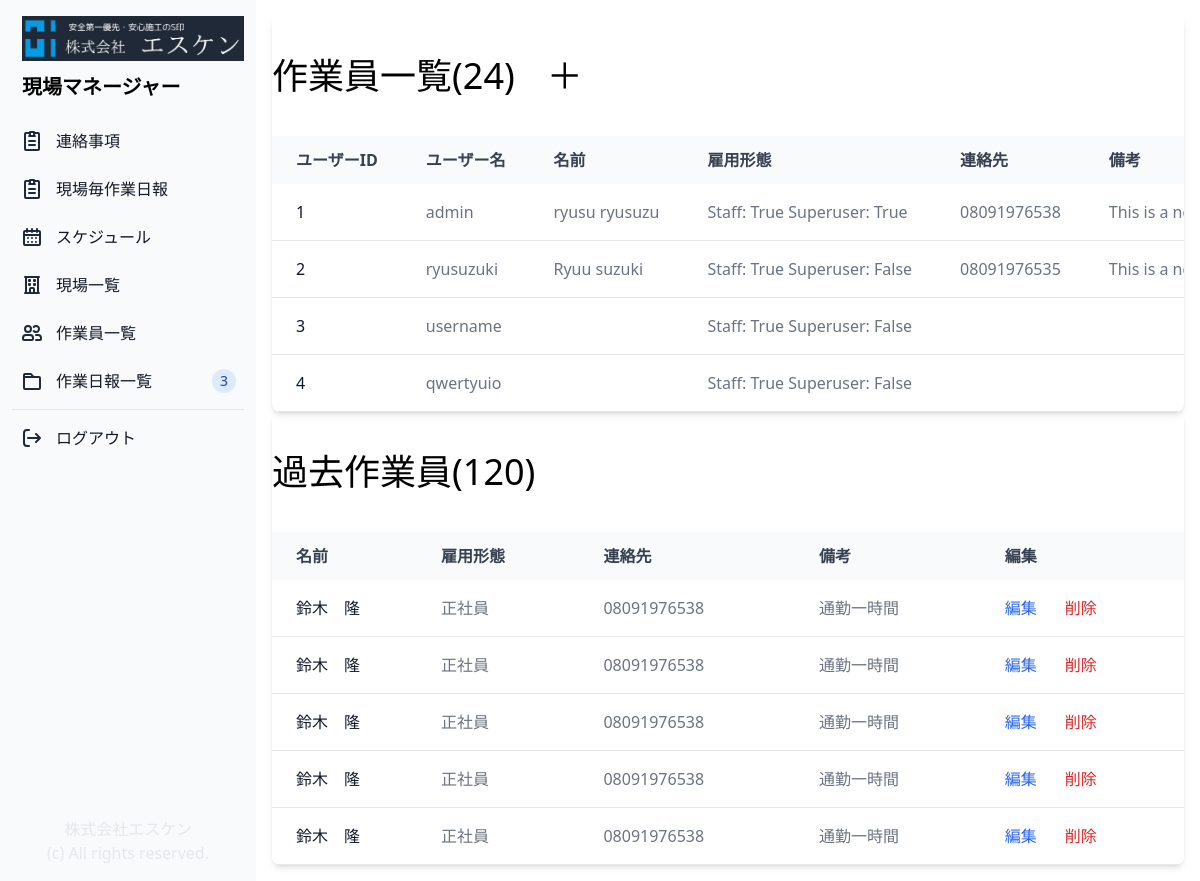
/user_list/ (signed in), run on an earlier commit of the app's database.
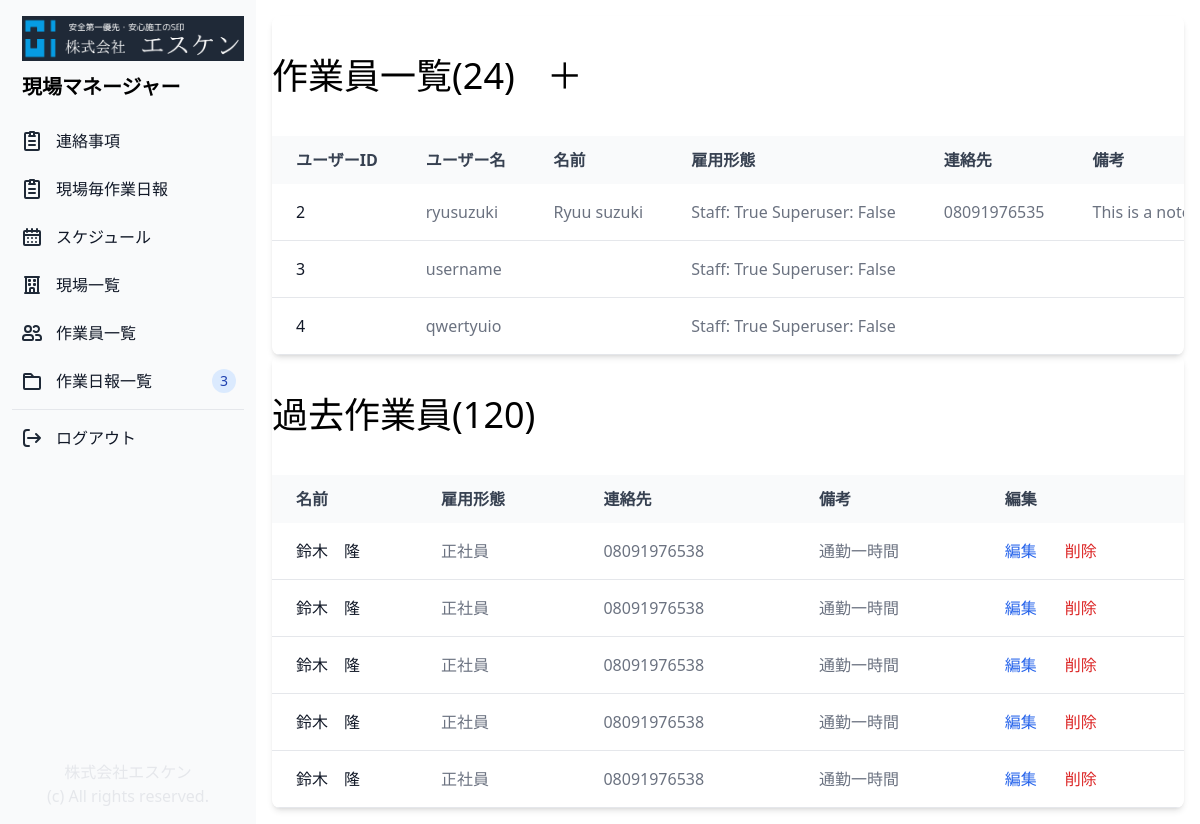
And on a later commit of the database.
### genba/models.py (models this page shows, shortened)
class Profile(models.Model):
    user = models.OneToOneField(User, on_delete=models.CASCADE)
    first_name = models.CharField(max_length=20, blank=True)
    last_name = models.CharField(max_length=20, blank=True)
    phone = models.CharField(max_length=20, blank=True)
    email = models.EmailField(max_length=20, blank=True)
    password = models.CharField(max_length=20, blank=True)
    note = models.CharField(max_length=500, blank=True)
    is_staff = models.BooleanField(default=True)
    is_superuser = models.BooleanField(default=False)
    is_active = models.BooleanField(default=True)
    created_at = models.DateTimeField(auto_now_add=True)
    updated_at = models.DateTimeField(auto_now=True)

### genba/views.py (the view)
# urls.py: path('user_list/', views.user_list, name="user_list"),
@login_required(login_url='/login_user/')
def user_list(request):
    profiles = Profile.objects.all()
    return render(request, "user_list.html", { "profiles": profiles })

### genba/templates/user_list.html (shortened to what this page needs)
{% extends "base.html" %}
{% block content %}
<div class="p-4 sm:ml-64">
    <div class="relative overflow-x-auto shadow-md sm:rounded-lg">
        <div class="px-auto">
            <h1 class="text-4xl py-10">作業員一覧(24)<a class="pl-8" href="{% url 'add_user' %}">＋</a></h1>
        </div>
        <table class="w-full text-normal text-left rtl:text-right text-gray-500 dark:text-gray-400">
            <thead
                class="text-normal text-gray-700 uppercase bg-gray-50 whitespace-nowrap dark:bg-gray-700 dark:text-gray-400">
                <tr>
                    <th scope="col" class="px-6 py-3">
                        ユーザーID
                    </th>
                    <th scope="col" class="px-6 py-3">
                        ユーザー名
                    </th>
                    <th scope="col" class="px-6 py-3">
                        名前
                    </th>
                    <th scope="col" class="px-6 py-3">
                        雇用形態
                    </th>
                    <th scope="col" class="px-6 py-3">
                        連絡先
                    </th>
                    <th scope="col" class="px-6 py-3">
                        備考
                    </th>
                </tr>
            </thead>
            <tbody>
                {% for profile in profiles %}
                <tr class="border-b">
                    <th scope="row" class="pl-6 pr-3 py-4 font-medium whitespace-nowrap text-gray-900">
                        <a href="#">
                            {{ profile.id }}
                        </a>
                    </th>
                    <td class="px-6 py-4 whitespace-nowrap">
                        {{ profile.user }}
                    </td>
                    <td class="px-6 py-4 whitespace-nowrap">
                        {{ profile.first_name }} {{ profile.last_name }}
                    </td>
                    <td class="px-6 py-4 whitespace-nowrap">
                        Staff: {{ profile.is_staff }} Superuser: {{ profile.is_superuser }}
                    </td>
                    <td class="px-6 py-4 whitespace-nowrap">
                        {{ profile.phone }}
                    </td>
                    <td class="px-6 py-4 whitespace-nowrap">
                        {{ profile.note }}
                    </td>
                </tr>
                {% endfor %}
            </tbody>
        </table>
    </div>
    <div class="relative overflow-x-auto shadow-md sm:rounded-lg">
        <div class="px-auto">
            <h1 class="text-4xl py-10">過去作業員(120)</h1>
        </div>
        <table class="w-full text-normal text-left rtl:text-right text-gray-500 dark:text-gray-400">
            <thead
                class="text-normal text-gray-700 uppercase bg-gray-50 whitespace-nowrap dark:bg-gray-700 dark:text-gray-400">
                <tr>
                    <th scope="col" class="px-6 py-3">
                        名前
                    </th>
                    <th scope="col" class="px-6 py-3">
                        雇用形態
                    </th>
                    <th scope="col" class="px-6 py-3">
                        連絡先
                    </th>
                    <th scope="col" class="px-6 py-3">
                        備考
                    </th>
                    <th scope="col" class="px-6 py-3">
                        編集
                    </th>
                </tr>
            </thead>
            <tbody>
                <tr class="border-b">
                    <th scope="row" class="pl-6 pr-3 py-4 font-medium whitespace-nowrap text-gray-900">
                        鈴木　隆
                    </th>
                    <td class="px-6 py-4 whitespace-nowrap">
                        正社員
                    </td>
                    <td class="px-6 py-4 whitespace-nowrap">
                        08091976538
                    </td>
                    <td class="px-6 py-4 whitespace-nowrap">
                        通勤一時間
                    </td>
                    <td class="px-6 py-4 whitespace-nowrap">
                        <a href="#" class="font-medium text-blue-600 hover:underline">編集</a>
                        <a href="#" class="px-0 pl-6 font-medium text-red-600 hover:underline">削除</a>
                    </td>
                </tr>
                <tr class="border-b">
                    <th scope="row" class="pl-6 pr-3 py-4 font-medium whitespace-nowrap text-gray-900">
                        <a href="#">
                            鈴木　隆
                        </a>
                    </th>
                    <td class="px-6 py-4 whitespace-nowrap">
                        正社員
                    </td>
                    <td class="px-6 py-4 whitespace-nowrap">
                        08091976538
                    </td>
                    <td class="px-6 py-4 whitespace-nowrap">
                        通勤一時間
                    </td>
                    <td class="px-6 py-4 whitespace-nowrap">
                        <a href="#" class="font-medium text-blue-600 hover:underline">編集</a>
                        <a href="#" class="px-0 pl-6 font-medium text-red-600 hover:underline">削除</a>
                    </td>
                </tr>
                <tr class="border-b">
                    <th scope="row" class="pl-6 pr-3 py-4 font-medium whitespace-nowrap text-gray-900">
                        <a href="#">
                            鈴木　隆
                        </a>
                    </th>
                    <td class="px-6 py-4 whitespace-nowrap">
                        正社員
                    </td>
                    <td class="px-6 py-4 whitespace-nowrap">
                        08091976538
                    </td>
                    <td class="px-6 py-4 whitespace-nowrap">
                        通勤一時間
                    </td>
                    <td class="px-6 py-4 whitespace-nowrap">
                        <a href="#" class="font-medium text-blue-600 hover:underline">編集</a>
                        <a href="#" class="px-0 pl-6 font-medium text-red-600 hover:underline">削除</a>
                    </td>
                </tr>
                <tr class="border-b">
                    <th scope="row" class="pl-6 pr-3 py-4 font-medium whitespace-nowrap text-gray-900">
                        <a href="#">
                            鈴木　隆
                        </a>
                    </th>
                    <td class="px-6 py-4 whitespace-nowrap">
                        正社員
                    </td>
                    <td class="px-6 py-4 whitespace-nowrap">
                        08091976538
                    </td>
                    <td class="px-6 py-4 whitespace-nowrap">
                        通勤一時間
                    </td>
                    <td class="px-6 py-4 whitespace-nowrap">
                        <a href="#" class="font-medium text-blue-600 hover:underline">編集</a>
                        <a href="#" class="px-0 pl-6 font-medium text-red-600 hover:underline">削除</a>
                    </td>
                </tr>
                <tr class="border-b">
                    <th scope="row" class="pl-6 pr-3 py-4 font-medium whitespace-nowrap text-gray-900">
                        <a href="#">
                            鈴木　隆
                        </a>
                    </th>
                    <td class="px-6 py-4 whitespace-nowrap">
                        正社員
                    </td>
                    <td class="px-6 py-4 whitespace-nowrap">
                        08091976538
                    </td>
                    <td class="px-6 py-4 whitespace-nowrap">
                        通勤一時間
                    </td>
                    <td class="px-6 py-4 whitespace-nowrap">
                        <a href="#" class="font-medium text-blue-600 hover:underline">編集</a>
                        <a href="#" class="px-0 pl-6 font-medium text-red-600 hover:underline">削除</a>
                    </td>
                </tr>
            </tbody>
        </table>
    </div>
</div>
{% endblock content %}

### genba/templates/base.html (shortened to what this page needs)
{% load static %}
<!doctype html>
<html lang="en">
<head>
    <script src="https://cdn.tailwindcss.com"></script>
</head>
<body>
    {% include 'assets/sidebar.html' %}
    {% block content %}
    {% endblock content %}
</body>
</html>

### genba/templates/assets/sidebar.html (shortened to what this page needs)
{% load static %}
<aside id="sidebar"
    class="fixed top-0 left-0 z-40 w-64 h-screen transition-transform -translate-x-full sm:translate-x-0"
    aria-label="Sidebar">
    <div class="h-full px-3 py-4 bg-gray-50 dark:bg-gray-800">
        <div class="flex flex-col h-full justify-content-end">
            <a href=" {% url 'home' %}" class="flex items-center ps-2.5 mb-5">
                <span class="self-center font-semibold dark:text-white">
                    <img src="../static/images/esken_logo.png" class="mb-3" />
                    <p class="text-xl">
                        現場マネージャー
                    </p>
                </span>
            </a>
            <ul class="space-y-2 font-medium">
                <li>
                    <a href="{% url 'home' %}"
                        class="flex items-center p-2 text-gray-900 rounded-lg dark:text-white hover:bg-gray-100 dark:hover:bg-gray-700 group">
                        <span class="ms-3">連絡事項</span>
                    </a>
                </li>
                <li>
                    <a href="{% url 'add_report' %}"
                        class="flex items-center p-2 text-gray-900 rounded-lg dark:text-white hover:bg-gray-100 dark:hover:bg-gray-700 group">
                        <span class="ms-3">現場毎作業日報</span>
                    </a>
                </li>
                <li>
                    <a href="{% url 'schedule' %}"
                        class="flex items-center p-2 text-gray-900 rounded-lg dark:text-white hover:bg-gray-100 dark:hover:bg-gray-700 group">
                        <span class="flex-1 ms-3 whitespace-nowrap">スケジュール</span>
                    </a>
                </li>
                <li>
                    <a href="{% url 'genba_list' %}"
                        class="flex items-center p-2 text-gray-900 rounded-lg dark:text-white hover:bg-gray-100 dark:hover:bg-gray-700 group">
                        <span class="flex-1 ms-3 whitespace-nowrap">現場一覧</span>
                    </a>
                </li>
                <li>
                    <a href="{% url 'user_list' %}"
                        class="flex items-center p-2 text-gray-900 rounded-lg dark:text-white hover:bg-gray-100 dark:hover:bg-gray-700 group">
                        <span class="flex-1 ms-3 whitespace-nowrap">作業員一覧</span>
                    </a>
                </li>
                <li>
                    <a href="{% url 'report_list' %}"
                        class="flex items-center p-2 text-gray-900 rounded-lg dark:text-white hover:bg-gray-100 dark:hover:bg-gray-700 group">
                        <span class="flex-1 ms-3 whitespace-nowrap">作業日報一覧
                        </span>
                        <span
                            class="inline-flex items-center justify-center w-3 h-3 p-3 ms-3 text-sm font-medium text-blue-800 bg-blue-100 rounded-full dark:bg-blue-900 dark:text-blue-300">3</span>
                    </a>
                </li>
                <hr />
                <li>
                    <a href="{% url 'logout_user' %}"
                        class="flex items-center p-2 text-gray-900 rounded-lg dark:text-white hover:bg-gray-100 dark:hover:bg-gray-700 group">
                        <span class="flex-1 ms-3 whitespace-nowrap">ログアウト</span>
                    </a>
                </li>
            </ul>
        </div>
        <p class="absolute bottom-10 right-0 left-0 text-center text-gray-200">株式会社エスケン</p>
        <p class="absolute bottom-4 right-0 left-0 text-center text-gray-200">(c) All rights reserved.</p>
    </div>
</aside>

What changed in the data, as far as the page shows it:
removed Profile: id "1", user "admin", first_name "ryusu", last_name "ryusuzu", is_staff "True", is_superuser "True", phone "08091976538", note "This is a…"
